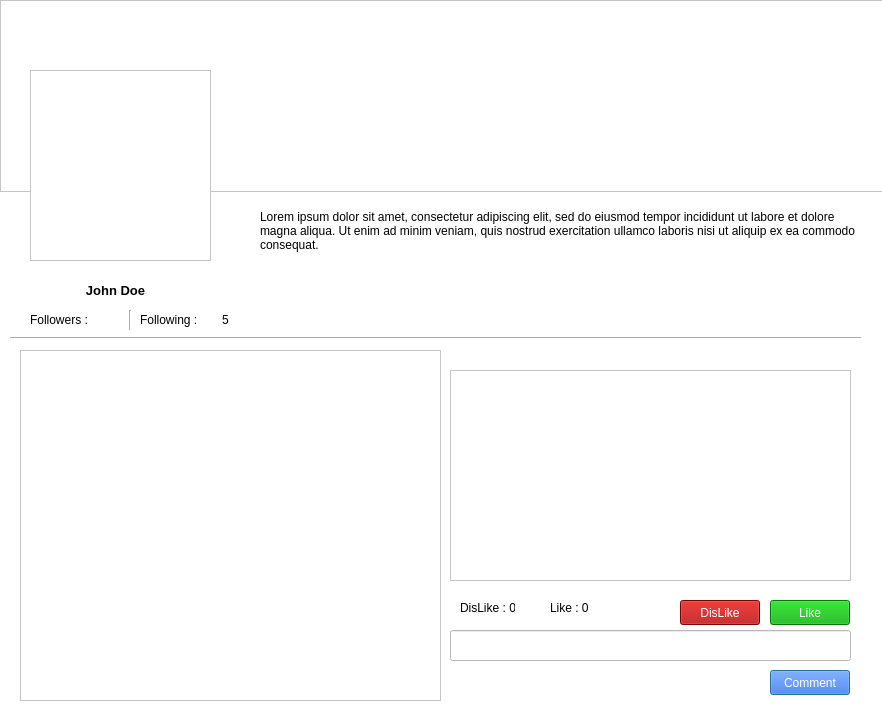
<?xml version="1.0" encoding="UTF-8"?>
<ui version="4.0">
 <class>Dialog</class>
 <widget class="QDialog" name="Dialog">
  <property name="geometry">
   <rect>
    <x>0</x>
    <y>0</y>
    <width>882</width>
    <height>711</height>
   </rect>
  </property>
  <property name="windowTitle">
   <string>Twitterak - Account</string>
  </property>
  <property name="styleSheet">
   <string notr="true">background-color: rgb(255, 255, 255);
color: rgb(0, 0, 0);</string>
  </property>
  <widget class="QLabel" name="lblname">
   <property name="geometry">
    <rect>
     <x>10</x>
     <y>280</y>
     <width>211</width>
     <height>20</height>
    </rect>
   </property>
   <property name="palette">
    <palette>
     <active>
      <colorrole role="WindowText">
       <brush brushstyle="SolidPattern">
        <color alpha="255">
         <red>0</red>
         <green>0</green>
         <blue>0</blue>
        </color>
       </brush>
      </colorrole>
      <colorrole role="Button">
       <brush brushstyle="SolidPattern">
        <color alpha="255">
         <red>255</red>
         <green>255</green>
         <blue>255</blue>
        </color>
       </brush>
      </colorrole>
      <colorrole role="Text">
       <brush brushstyle="SolidPattern">
        <color alpha="255">
         <red>0</red>
         <green>0</green>
         <blue>0</blue>
        </color>
       </brush>
      </colorrole>
      <colorrole role="ButtonText">
       <brush brushstyle="SolidPattern">
        <color alpha="255">
         <red>0</red>
         <green>0</green>
         <blue>0</blue>
        </color>
       </brush>
      </colorrole>
      <colorrole role="Base">
       <brush brushstyle="SolidPattern">
        <color alpha="255">
         <red>255</red>
         <green>255</green>
         <blue>255</blue>
        </color>
       </brush>
      </colorrole>
      <colorrole role="Window">
       <brush brushstyle="SolidPattern">
        <color alpha="255">
         <red>255</red>
         <green>255</green>
         <blue>255</blue>
        </color>
       </brush>
      </colorrole>
      <colorrole role="PlaceholderText">
       <brush brushstyle="NoBrush">
        <color alpha="128">
         <red>0</red>
         <green>0</green>
         <blue>0</blue>
        </color>
       </brush>
      </colorrole>
     </active>
     <inactive>
      <colorrole role="WindowText">
       <brush brushstyle="SolidPattern">
        <color alpha="255">
         <red>0</red>
         <green>0</green>
         <blue>0</blue>
        </color>
       </brush>
      </colorrole>
      <colorrole role="Button">
       <brush brushstyle="SolidPattern">
        <color alpha="255">
         <red>255</red>
         <green>255</green>
         <blue>255</blue>
        </color>
       </brush>
      </colorrole>
      <colorrole role="Text">
       <brush brushstyle="SolidPattern">
        <color alpha="255">
         <red>0</red>
         <green>0</green>
         <blue>0</blue>
        </color>
       </brush>
      </colorrole>
      <colorrole role="ButtonText">
       <brush brushstyle="SolidPattern">
        <color alpha="255">
         <red>0</red>
         <green>0</green>
         <blue>0</blue>
        </color>
       </brush>
      </colorrole>
      <colorrole role="Base">
       <brush brushstyle="SolidPattern">
        <color alpha="255">
         <red>255</red>
         <green>255</green>
         <blue>255</blue>
        </color>
       </brush>
      </colorrole>
      <colorrole role="Window">
       <brush brushstyle="SolidPattern">
        <color alpha="255">
         <red>255</red>
         <green>255</green>
         <blue>255</blue>
        </color>
       </brush>
      </colorrole>
      <colorrole role="PlaceholderText">
       <brush brushstyle="NoBrush">
        <color alpha="128">
         <red>0</red>
         <green>0</green>
         <blue>0</blue>
        </color>
       </brush>
      </colorrole>
     </inactive>
     <disabled>
      <colorrole role="WindowText">
       <brush brushstyle="SolidPattern">
        <color alpha="255">
         <red>0</red>
         <green>0</green>
         <blue>0</blue>
        </color>
       </brush>
      </colorrole>
      <colorrole role="Button">
       <brush brushstyle="SolidPattern">
        <color alpha="255">
         <red>255</red>
         <green>255</green>
         <blue>255</blue>
        </color>
       </brush>
      </colorrole>
      <colorrole role="Text">
       <brush brushstyle="SolidPattern">
        <color alpha="255">
         <red>0</red>
         <green>0</green>
         <blue>0</blue>
        </color>
       </brush>
      </colorrole>
      <colorrole role="ButtonText">
       <brush brushstyle="SolidPattern">
        <color alpha="255">
         <red>0</red>
         <green>0</green>
         <blue>0</blue>
        </color>
       </brush>
      </colorrole>
      <colorrole role="Base">
       <brush brushstyle="SolidPattern">
        <color alpha="255">
         <red>255</red>
         <green>255</green>
         <blue>255</blue>
        </color>
       </brush>
      </colorrole>
      <colorrole role="Window">
       <brush brushstyle="SolidPattern">
        <color alpha="255">
         <red>255</red>
         <green>255</green>
         <blue>255</blue>
        </color>
       </brush>
      </colorrole>
      <colorrole role="PlaceholderText">
       <brush brushstyle="NoBrush">
        <color alpha="128">
         <red>0</red>
         <green>0</green>
         <blue>0</blue>
        </color>
       </brush>
      </colorrole>
     </disabled>
    </palette>
   </property>
   <property name="font">
    <font>
     <pointsize>10</pointsize>
     <weight>75</weight>
     <bold>true</bold>
    </font>
   </property>
   <property name="styleSheet">
    <string notr="true">color: rgb(0, 0, 0);</string>
   </property>
   <property name="text">
    <string>John Doe</string>
   </property>
   <property name="alignment">
    <set>Qt::AlignCenter</set>
   </property>
  </widget>
  <widget class="QLabel" name="lblbio">
   <property name="geometry">
    <rect>
     <x>260</x>
     <y>210</y>
     <width>611</width>
     <height>111</height>
    </rect>
   </property>
   <property name="font">
    <font>
     <pointsize>9</pointsize>
    </font>
   </property>
   <property name="styleSheet">
    <string notr="true">color: rgb(0, 0, 0);</string>
   </property>
   <property name="text">
    <string>Lorem ipsum dolor sit amet, consectetur adipiscing elit, sed do eiusmod tempor incididunt ut labore et dolore magna aliqua. Ut enim ad minim veniam, quis nostrud exercitation ullamco laboris nisi ut aliquip ex ea commodo consequat.</string>
   </property>
   <property name="alignment">
    <set>Qt::AlignLeading|Qt::AlignLeft|Qt::AlignTop</set>
   </property>
   <property name="wordWrap">
    <bool>true</bool>
   </property>
  </widget>
  <widget class="QLabel" name="label_2">
   <property name="geometry">
    <rect>
     <x>30</x>
     <y>310</y>
     <width>81</width>
     <height>20</height>
    </rect>
   </property>
   <property name="font">
    <font>
     <pointsize>9</pointsize>
    </font>
   </property>
   <property name="styleSheet">
    <string notr="true">color: rgb(0, 0, 0);</string>
   </property>
   <property name="text">
    <string>Followers : </string>
   </property>
  </widget>
  <widget class="QGraphicsView" name="graphicsView">
   <property name="geometry">
    <rect>
     <x>0</x>
     <y>0</y>
     <width>891</width>
     <height>192</height>
    </rect>
   </property>
   <property name="styleSheet">
    <string notr="true">background-image: url(:/dbg.jpg);
border-color: rgb(255, 255, 255);</string>
   </property>
  </widget>
  <widget class="QLabel" name="label_4">
   <property name="geometry">
    <rect>
     <x>140</x>
     <y>310</y>
     <width>70</width>
     <height>20</height>
    </rect>
   </property>
   <property name="font">
    <font>
     <pointsize>9</pointsize>
    </font>
   </property>
   <property name="styleSheet">
    <string notr="true">color: rgb(0, 0, 0);</string>
   </property>
   <property name="text">
    <string>Following : </string>
   </property>
  </widget>
  <widget class="Line" name="line">
   <property name="geometry">
    <rect>
     <x>120</x>
     <y>310</y>
     <width>20</width>
     <height>20</height>
    </rect>
   </property>
   <property name="orientation">
    <enum>Qt::Vertical</enum>
   </property>
  </widget>
  <widget class="QLabel" name="lblfollowingcount">
   <property name="geometry">
    <rect>
     <x>210</x>
     <y>310</y>
     <width>31</width>
     <height>20</height>
    </rect>
   </property>
   <property name="font">
    <font>
     <pointsize>9</pointsize>
    </font>
   </property>
   <property name="styleSheet">
    <string notr="true">color: rgb(0, 0, 0);</string>
   </property>
   <property name="text">
    <string>5</string>
   </property>
   <property name="alignment">
    <set>Qt::AlignCenter</set>
   </property>
  </widget>
  <widget class="QGraphicsView" name="graphicsView_2">
   <property name="geometry">
    <rect>
     <x>30</x>
     <y>70</y>
     <width>181</width>
     <height>191</height>
    </rect>
   </property>
   <property name="autoFillBackground">
    <bool>false</bool>
   </property>
   <property name="styleSheet">
    <string notr="true"/>
   </property>
   <property name="frameShadow">
    <enum>QFrame::Sunken</enum>
   </property>
   <property name="verticalScrollBarPolicy">
    <enum>Qt::ScrollBarAsNeeded</enum>
   </property>
  </widget>
  <widget class="Line" name="line_2">
   <property name="geometry">
    <rect>
     <x>10</x>
     <y>330</y>
     <width>851</width>
     <height>16</height>
    </rect>
   </property>
   <property name="orientation">
    <enum>Qt::Horizontal</enum>
   </property>
  </widget>
  <widget class="QListView" name="lvalltweet">
   <property name="geometry">
    <rect>
     <x>20</x>
     <y>350</y>
     <width>421</width>
     <height>351</height>
    </rect>
   </property>
  </widget>
  <widget class="QListView" name="listView">
   <property name="geometry">
    <rect>
     <x>450</x>
     <y>370</y>
     <width>401</width>
     <height>211</height>
    </rect>
   </property>
  </widget>
  <widget class="QLineEdit" name="txtcomment">
   <property name="geometry">
    <rect>
     <x>450</x>
     <y>630</y>
     <width>401</width>
     <height>31</height>
    </rect>
   </property>
  </widget>
  <widget class="QPushButton" name="pushButton">
   <property name="geometry">
    <rect>
     <x>770</x>
     <y>670</y>
     <width>80</width>
     <height>25</height>
    </rect>
   </property>
   <property name="styleSheet">
    <string notr="true">background-color: rgb(0, 85, 255);
color: rgb(255, 255, 255);</string>
   </property>
   <property name="text">
    <string>Comment</string>
   </property>
  </widget>
  <widget class="QPushButton" name="btnlike">
   <property name="geometry">
    <rect>
     <x>770</x>
     <y>600</y>
     <width>80</width>
     <height>25</height>
    </rect>
   </property>
   <property name="styleSheet">
    <string notr="true">background-color: rgb(0, 170, 0);
color: rgb(255, 255, 255);</string>
   </property>
   <property name="text">
    <string>Like</string>
   </property>
  </widget>
  <widget class="QPushButton" name="btndislike">
   <property name="geometry">
    <rect>
     <x>680</x>
     <y>600</y>
     <width>80</width>
     <height>25</height>
    </rect>
   </property>
   <property name="styleSheet">
    <string notr="true">background-color: rgb(170, 0, 0);
color: rgb(255, 255, 255);</string>
   </property>
   <property name="text">
    <string>DisLike</string>
   </property>
  </widget>
  <widget class="QLabel" name="lbllike">
   <property name="geometry">
    <rect>
     <x>550</x>
     <y>600</y>
     <width>55</width>
     <height>16</height>
    </rect>
   </property>
   <property name="text">
    <string>Like : 0</string>
   </property>
  </widget>
  <widget class="QLabel" name="lbldislike">
   <property name="geometry">
    <rect>
     <x>460</x>
     <y>600</y>
     <width>55</width>
     <height>16</height>
    </rect>
   </property>
   <property name="text">
    <string>DisLike : 0</string>
   </property>
  </widget>
 </widget>
 <resources/>
 <connections/>
</ui>
